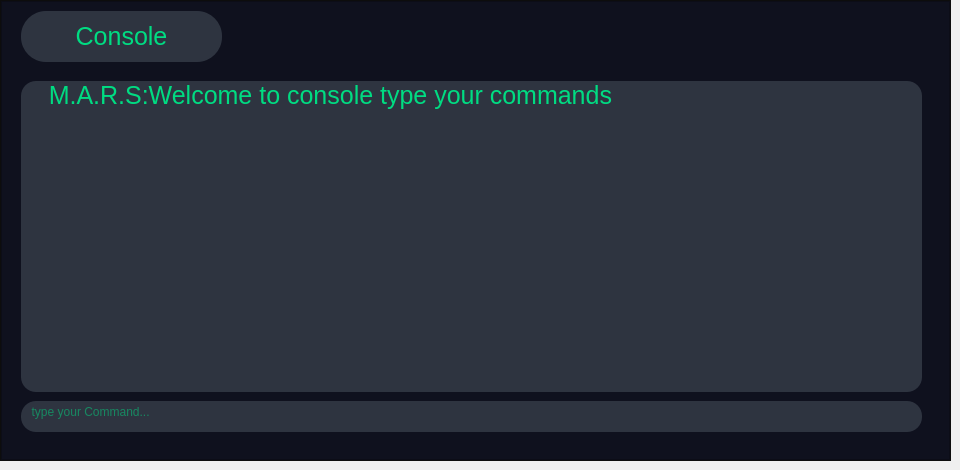
            <widget class="QWidget" name="Console">
             <widget class="QFrame" name="frame_34">
              <property name="geometry">
               <rect>
                <x>0</x>
                <y>0</y>
                <width>951</width>
                <height>461</height>
               </rect>
              </property>
              <property name="styleSheet">
               <string notr="true">background-color: rgb(17, 17, 17);</string>
              </property>
              <property name="frameShape">
               <enum>QFrame::StyledPanel</enum>
              </property>
              <property name="frameShadow">
               <enum>QFrame::Raised</enum>
              </property>
              <layout class="QVBoxLayout" name="verticalLayout_6">
               <property name="spacing">
                <number>0</number>
               </property>
               <property name="leftMargin">
                <number>0</number>
               </property>
               <property name="topMargin">
                <number>0</number>
               </property>
               <property name="rightMargin">
                <number>0</number>
               </property>
               <property name="bottomMargin">
                <number>0</number>
               </property>
               <item>
                <widget class="QFrame" name="frame_35">
                 <property name="styleSheet">
                  <string notr="true">background-color: rgb(15, 17, 30);</string>
                 </property>
                 <property name="frameShape">
                  <enum>QFrame::StyledPanel</enum>
                 </property>
                 <property name="frameShadow">
                  <enum>QFrame::Raised</enum>
                 </property>
                 <widget class="QTextEdit" name="textEdit">
                  <property name="geometry">
                   <rect>
                    <x>20</x>
                    <y>400</y>
                    <width>901</width>
                    <height>31</height>
                   </rect>
                  </property>
                  <property name="cursor" stdset="0">
                   <cursorShape>IBeamCursor</cursorShape>
                  </property>
                  <property name="styleSheet">
                   <string notr="true">background-color: #2E3440;
border-radius: 15px;
font: 11pt &quot;Nasalization&quot;;
color:#00dc82;</string>
                  </property>
                  <property name="placeholderText">
                   <string>  type your Command...</string>
                  </property>
                 </widget>
                 <widget class="QLabel" name="label_3">
                  <property name="geometry">
                   <rect>
                    <x>20</x>
                    <y>10</y>
                    <width>201</width>
                    <height>51</height>
                   </rect>
                  </property>
                  <property name="styleSheet">
                   <string notr="true">font: 8pt &quot;Nasalization&quot;;
color: #00dc82;
background-color: #2E3440;
font-size: 25px;
border-radius: 25px;
</string>
                  </property>
                  <property name="text">
                   <string>Console</string>
                  </property>
                  <property name="alignment">
                   <set>Qt::AlignCenter</set>
                  </property>
                 </widget>
                 <widget class="QLabel" name="label_4">
                  <property name="geometry">
                   <rect>
                    <x>20</x>
                    <y>80</y>
                    <width>901</width>
                    <height>311</height>
                   </rect>
                  </property>
                  <property name="styleSheet">
                   <string notr="true">font: 8pt &quot;Nasalization&quot;;
color: #00dc82;
background-color: #2E3440;
font-size: 25px;
border-radius: 15px;
</string>
                  </property>
                  <property name="frameShape">
                   <enum>QFrame::Panel</enum>
                  </property>
                  <property name="text">
                   <string>    M.A.R.S:Welcome to console type your commands</string>
                  </property>
                  <property name="alignment">
                   <set>Qt::AlignLeading|Qt::AlignLeft|Qt::AlignTop</set>
                  </property>
                 </widget>
                </widget>
               </item>
              </layout>
             </widget>
            </widget>
